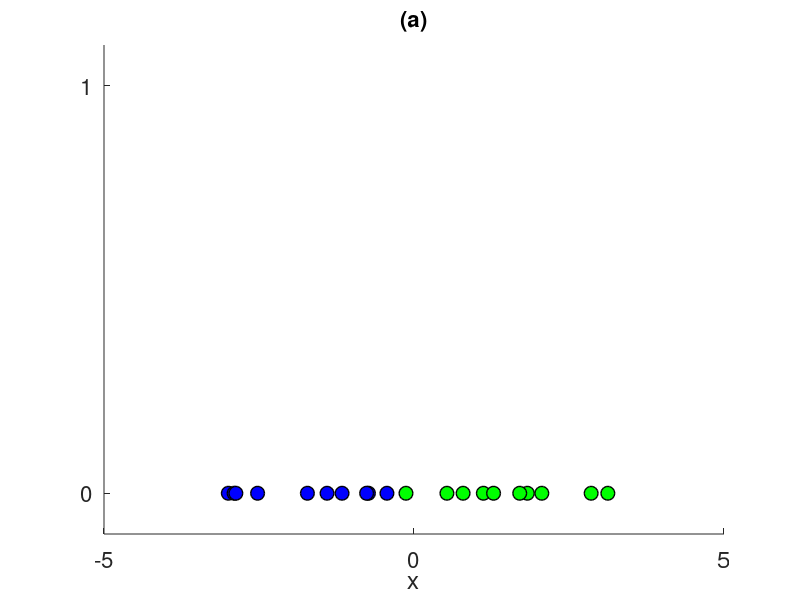

Source code (MATLAB): (Note: this script raises an error after producing the figure.)
% Author: Stefan Stavrev 2013

% Generate data for class 0.
I_0 = 10;
mu_0 = -2;
sigma_0 = 1.5;
class_0 = normrnd(mu_0, sigma_0, 1, I_0);
scatter(class_0, zeros(1,I_0),100,'fill','MarkerEdgeColor','k', ...
       'MarkerFaceColor','b','LineWidth',1);
hold on;

% Generate data for class 1.
I_1 = 10;
mu_1 = 2;
sigma_1 = 1.5;
class_1 = normrnd(mu_1, sigma_1, 1, I_1);
scatter(class_1, zeros(1,I_1),100,'fill','MarkerEdgeColor','k', ...
       'MarkerFaceColor','g','LineWidth',1);
   
% Plot properties.
xlabel('x', 'FontSize', 16);
ylabel('', 'FontSize', 16);
axis([-5,5,-0.1,1.1]);
set(gca,'XTick',[-5,0,5],'YTick',[0,1],'FontSize', 16);
title('(a)', 'FontSize', 16);

% Prepare training data.
X = [class_0 class_1];
X = [ones(1,I_0+I_1); X];
w = [zeros(I_0,1); ones(I_1,1)];
var_prior = 6;
X_test = -5:0.1:5;
X_test = [ones(1,size(X_test,2)); X_test];

% Fit a dual logistic regression model.
initial_psi = zeros(size(X,2), 1);
[predictions, psi] = fit_dlogr (X, w, var_prior, X_test, initial_psi);
phi = X * psi;

% Plot the predictions.
plot(-5:0.1:5, predictions, 'LineWidth',2,'LineSmoothing','on','Color','r');

% Plot the decision boundary.
decision_boundary = -phi(1) / phi(2);
plot(repmat(decision_boundary,1,10), linspace(-2,2,10),...
    'LineWidth',2,'LineSmoothing','on','Color','c');
hold off;
